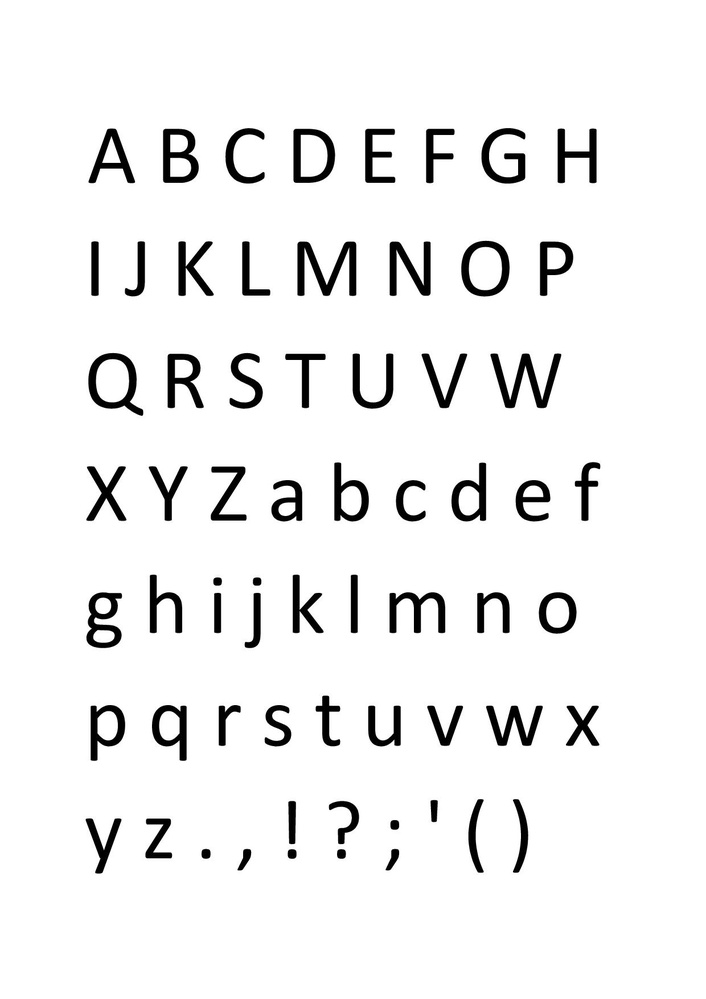
#> input picture resources/ABC_Calibri.jpg, 706 x 999 px, shrunk from 1240 x 1754 before the run
$ python main.py
#> lines starting #> are read from the running program, lines starting #| are printed output that depends on the picture; after the words box and inside, x2 and y2 are one past the last pixel; in counts of white or black regions, pixels touching at a corner belong together
### Walsh.py
from scipy.linalg import hadamard
import numpy as np
import sys
import math
import cv2 as cv


def get_matrix():
    generated_hadamard = generate_hadamard(12)
    walsh = convert_to_Walsh(generated_hadamard)[:512, :512]

    return get_blocks(walsh.astype(np)).reshape(8, 8, 64, 64)
    # return get_blocks(walsh.astype(np.uint8)).reshape(8, 8, 64, 64) ha meg is szeretnénk jeleníteni


def convert_to_Walsh(generated_hadamard):
    rows, cols = generated_hadamard.shape

    walsh = []
    for i in range(rows):
        positive = generated_hadamard[i] > 0
        count = len(np.where(np.bitwise_xor(positive[1:], positive[:-1]))[0])  # megszámolja, hány sign váltás volt
        walsh.append((count, generated_hadamard[i]))
    walsh.sort()
    return np.vstack([x[1] for x in walsh]) * -1


def get_blocks(matrix):
    rows, cols = matrix.shape
    return (matrix.reshape(rows // 64, 64, -1, 64)
            .swapaxes(1, 2)
            .reshape(-1, 64, 64))


def generate_hadamard(n):
    alap = np.array([[1]], dtype=int)

    for i in range(0, n):
        alap = np.vstack((np.hstack((alap, alap)), np.hstack((alap, -alap))))

    return alap


def generate_feature_vector(picture, walsh_matrices):
    temp = np.copy(picture)
    rows = walsh_matrices.shape[0]
    cols = walsh_matrices.shape[1]
    temp[temp == 255] = 1
    feature_vector = []
    for row in range(rows):
        for col in range(cols):
            feature_vector.append(np.multiply(temp, walsh_matrices[row][col]).sum())

    return feature_vector


# [10 lines left out: function get_letter_prediction, not called in this run]


def get_diff(picture, etalon):
    return np.sum(np.abs(np.subtract(picture, etalon[1])))

### Preprocessor.py
import time
import numpy as np


def preprocess(img, do_filter=True):
    print("Preprocessing started")
    start = time.time()

    print("\tConverting to greyscale")
    converted_image = convert_to_greyscale(img)
    end = time.time()
    print("\t\tConverted to greyscale in {:.2f} seconds".format(end - start))
    start = end

    print("\tBinarizing image")
    binarize(converted_image, 140)
    end = time.time()
    print("\t\tBinarized in {:.2f} seconds".format(end - start))
    start = end

    if do_filter:
        print("\tFiltering anomalies")
        filter_anomaly(converted_image)
        end = time.time()
        print('\t\tAnomalies filtered in {:.2f} seconds'.format(end - start))
    return converted_image


def convert_to_greyscale(img):
    cols = len(img)
    rows = len(img[0])
    converted_image = np.empty([cols, rows], dtype=np.uint8)

    for i in range(cols):
        for j in range(rows):
            converted_image[i][j] = int(img[i][j][0] * 0.2126 + img[i][j][1] * 0.7152 + img[i][j][2] * 0.0722)

    return converted_image


def binarize(img, val):
    rows, cols = img.shape

    for i in range(rows):
        for j in range(cols):
            pixel_val = img[i, j]
            img[i, j] = 255 if pixel_val > val else 0


# [12 lines left out: function filter_anomaly, not called in this run]


def neighbors(im, i, j, i_end, j_end):
    n = im[max(i - 1, 0):min(i + 2, i_end), max(j - 1, 0):min(j + 2, j_end)].flatten()
    return n

### Segmenter.py
import time
import cv2 as cv


class SegmentedImage:
    def __init__(self, x_coord, y_coord, width, height, img, rownum=0) -> None:
        self.x_coord = x_coord
        self.y_coord = y_coord
        self.width = width
        self.height = height
        self.img = img
        self.rownum = rownum

    def show(self, name):
        cv.imshow(name, self.img)

    def write(self, name):
        cv.imwrite(name, self.img)

    def resize(self, height=64, width=64):
        self.img = cv.resize(self.img, dsize=(height, width), interpolation=cv.INTER_NEAREST)

    def set_rownum(self, rownum):
        self.rownum = rownum

def extract_letters(img):
    print("\nSegmenting started")
    start = time.time()

    print("\tExtracting rows")
    height, width = img.shape
    rows = segment_horizontally(SegmentedImage(0, 0, width, height, img))
    end = time.time()
    print('\t\t{} rows extracted in {:.2f} seconds'.format(len(rows), end - start))

    cv.imwrite('output/elso_sor.png', rows[0].img)

    for index, row in enumerate(rows):
        row.set_rownum(index)

    print("\tExtracting letters")
    letters = []
    for row in rows:
        letters.extend(segment_vertically(row))
    end = time.time()
    print('\t\t{} letters extracted in {:.2f} seconds'.format(len(letters), end - start))

    print("\tCleaning letters")
    temp = []
    letters_clean = []
    for index, letter in enumerate(letters):
        cleaned = segment_horizontally(letter)
        temp.extend(cleaned)
    for index, letter in enumerate(temp):
        cleaned = segment_vertically(letter)
        letters_clean.extend(cleaned)
    end = time.time()
    print('\t\t{} letters cleaned in {:.2f} seconds'.format(len(letters_clean), end - start))

    return letters_clean


def segment_horizontally(segmented_img):
    rows, cols = segmented_img.img.shape
    returned = []
    # feketevel_kezdodik = all(x == 0 for x in img[0])
    utolso_feher_sor = -1

    for i in range(rows):
        row = segmented_img.img[i, :]
        if all(x == 255 for x in row):                                      # ha fehér a sor
            if utolso_feher_sor + 1 != i and i != 0:                        # ha már volt fekete 2 fehér között
                returned.append(SegmentedImage(segmented_img.x_coord, segmented_img.y_coord + utolso_feher_sor + 1,
                                               segmented_img.width, i - (utolso_feher_sor + 1),
                                               segmented_img.img[utolso_feher_sor + 1:i, :], segmented_img.rownum))
            utolso_feher_sor = i

    if utolso_feher_sor != rows - 1:                                        # ha az utolsó sor fekete
        returned.append(SegmentedImage(segmented_img.x_coord, segmented_img.y_coord + utolso_feher_sor + 1,
                                       segmented_img.width, rows - (utolso_feher_sor + 1),
                                       segmented_img.img[utolso_feher_sor + 1:rows, :], segmented_img.rownum))

    if not returned:                                                        # ha nem történt vágás
        returned.append(segmented_img)

    return returned


def segment_vertically(segmented_img):
    rows, cols = segmented_img.img.shape
    returned = []
    utolso_feher_oszlop = -1

    for i in range(cols):
        col = segmented_img.img[:, i]
        if all(x == 255 for x in col):
            if utolso_feher_oszlop + 1 != i and i != 0:
                returned.append(SegmentedImage(segmented_img.x_coord + utolso_feher_oszlop + 1, segmented_img.y_coord,
                                               i - (utolso_feher_oszlop + 1), segmented_img.height,
                                               segmented_img.img[:, utolso_feher_oszlop + 1:i], segmented_img.rownum))
            utolso_feher_oszlop = i

    if utolso_feher_oszlop != cols - 1:
        returned.append(SegmentedImage(segmented_img.x_coord + utolso_feher_oszlop + 1, segmented_img.y_coord,
                                       cols - (utolso_feher_oszlop + 1), segmented_img.height,
                                       segmented_img.img[:, utolso_feher_oszlop + 1:cols], segmented_img.rownum))

    if not returned:
        returned.append(segmented_img)

    return returned

### main.py
import cv2 as cv
import Preprocessor
import Segmenter
import Util
import Walsh


def generate_etalon_vector(walsh_matrix):
    pdf = cv.imread('resources/ABC_Calibri.jpg')
#> pdf is the input picture: shape (999, 706, 3); min 0, max 255, mean 239.8

    preprocessed_image = Preprocessor.preprocess(pdf, False)
#> in convert_to_greyscale, `cols = len(img)`: cols = 999
#> in convert_to_greyscale, `rows = len(img[0])`: rows = 706
#> after the loop in binarize, `for i in range(rows):`:
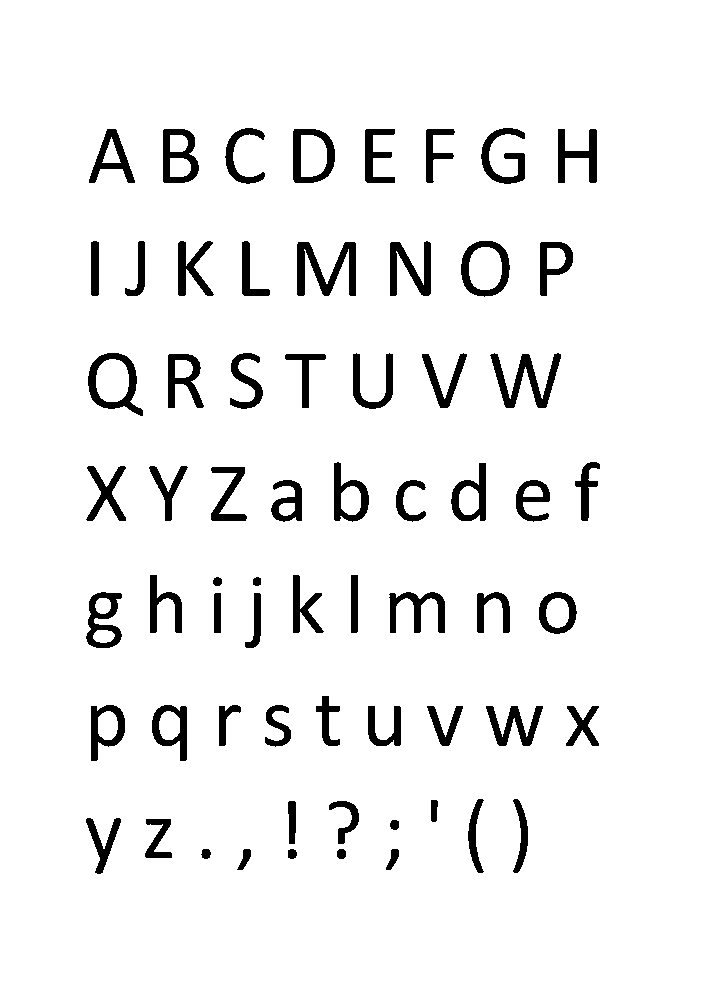
#> img: shape (999, 706); 94% white; 65 black regions, largest, box (x1, y1, x2, y2) and area: (297, 242, 356, 296) 1512, (490, 353, 561, 408) 1426, (88, 353, 143, 416) 1163

    cv.imwrite('output/Preprocessed image_ABC.png', preprocessed_image)

    used_symbols = ['A', 'B', 'C', 'D', 'E', 'F', 'G', 'H', 'I', 'J', 'K', 'L', 'M', 'N', 'O', 'P', 'Q',
                    'R', 'S', 'T', 'U', 'V', 'W', 'X', 'Y', 'Z', 'a', 'b', 'c', 'd', 'e', 'f', 'g', 'h',
                    'skip', 'i', 'skip', 'j', 'k', 'l', 'm', 'n', 'o', 'p', 'q', 'r', 's', 't', 'u', 'v',
                    'w', 'x', 'y', 'z', '.', ',', '!', 'skip', '?', 'skip', 'skip', ';', '\'', '(', ')']

    letters = Segmenter.extract_letters(preprocessed_image)
#> after the loop in segment_horizontally, `for i in range(rows):`: returned = 7 items
#| 		7 rows extracted in 0.63 seconds
#> in extract_letters, `cv.imwrite('output/elso_sor.png', rows[0].img)`:
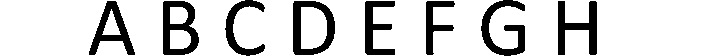
#> saved as elso_sor.png: shape (56, 706); 82% white; 8 black regions, largest, box (x1, y1, x2, y2) and area: (163, 1, 199, 55) 1053, (293, 1, 335, 55) 1041, (481, 0, 525, 56) 995
#> the loop in extract_letters, `for index, row in enumerate(rows):` made 7 passes
#> the loop in extract_letters, `for row in rows:` made 7 passes
#> rows in segment_vertically on passes 1 to 7: 56, 56, 63, 60, 73, 65, 75
#> pass 1, in __init__ (call 12), `self.img = img`:
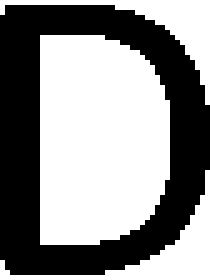
#> self.img: shape (56, 42) (shown 5 times larger); 55.7% white; 1 black region, box (x1, y1, x2, y2) and area: (0, 1, 42, 55) 1041
#> after the loop in extract_letters, `for row in rows:`: letters = 60 items
#| 		60 letters extracted in 1.16 seconds
#> the loop in extract_letters, `for index, letter in enumerate(letters):` made 60 passes
#> (rows in segment_horizontally, cols in segment_horizontally) on passes 1 to 12: (56, 46), (56, 36), (56, 40), (56, 42), (56, 30), (56, 29), (56, 44), (56, 39), (56, 8), (56, 20), (56, 36), (56, 28)
#> pass 1, in __init__ (call 69), `self.img = img`:
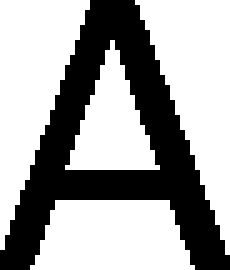
#> self.img: shape (54, 46) (shown 5 times larger); 64% white; 1 black region, box (x1, y1, x2, y2) and area: (0, 0, 46, 54) 893
#> the loop in extract_letters, `for index, letter in enumerate(temp):` made 65 passes
#| 		65 letters cleaned in 1.30 seconds

    etalon_vector = []

    for index, letter in enumerate(letters):
        letter.resize()
        cv.imwrite('output/letters/ABC/{}_{}.png'.format(index, used_symbols[index]), letter.img)
        if used_symbols[index] != 'skip':
            etalon_vector.append((used_symbols[index], Walsh.generate_feature_vector(letter.img, walsh_matrix)))
#> this loop made 65 passes
#> pass 1, in resize, `self.img = cv.resize(self.img, dsize=(height, width), interpolation=cv..`:
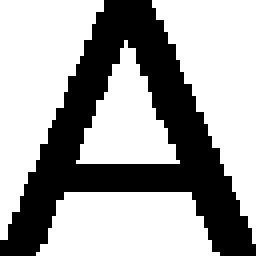
#> self.img: shape (64, 64) (shown 4 times larger); 64.3% white; 1 black region, box (x1, y1, x2, y2) and area: (0, 0, 64, 64) 1463
#> pass 3, in resize (call 3), `self.img = cv.resize(self.img, dsize=(height, width), interpolation=cv..`:
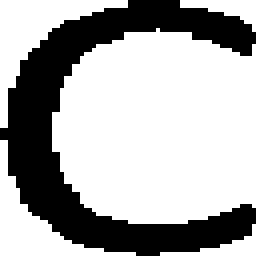
#> self.img: shape (64, 64) (shown 4 times larger); 67.7% white; 1 black region, box (x1, y1, x2, y2) and area: (0, 0, 64, 64) 1325
#> after the loop:
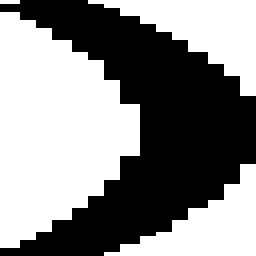
#> letter.img: shape (64, 64) (shown 4 times larger); 54.1% white; 1 black region, box (x1, y1, x2, y2) and area: (0, 0, 64, 64) 1882

    # print(Walsh.generate_feature_vector(letters[0].img, Walsh_matrix))
    return etalon_vector


# [73 lines left out: functions get_predicted_letters, add_whitespaces, correct_letters, not called in this run]


if __name__ == '__main__':
    pdf = cv.imread('resources/Calibri_test.jpg')
    # Util.test_binarization_options(pdf)
    Walsh_matrix = Walsh.get_matrix()
    etalon_vector = generate_etalon_vector(Walsh_matrix)

    preprocessed_image = Preprocessor.preprocess(pdf)
#> (the run stopped early here; a loop or call above may not have finished)

$ run again, with resources/Kep_Calibri_11.jpg copied over resources/ABC_Calibri.jpg
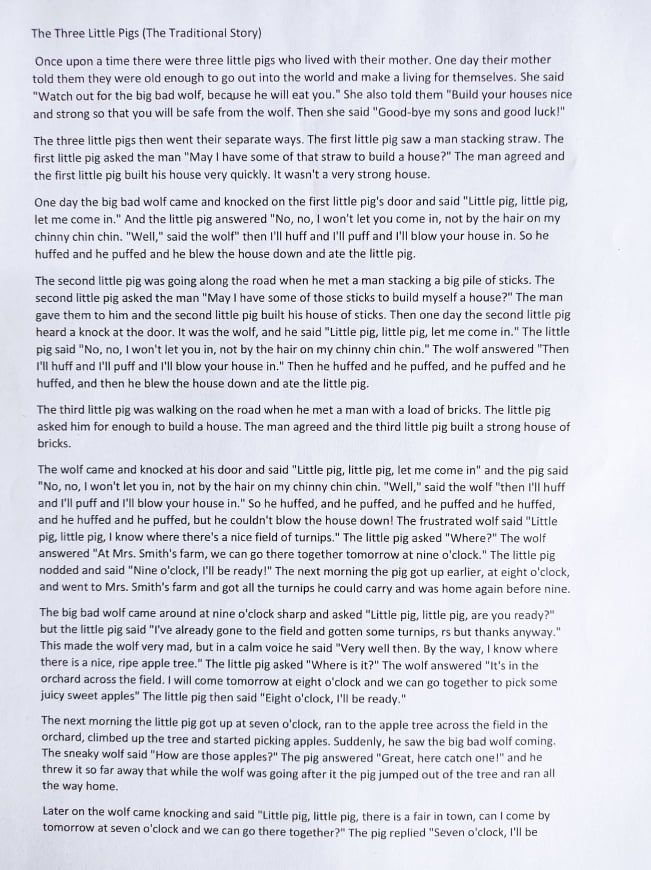
#> input picture resources/Kep_Calibri_11.jpg, 651 x 870 px
#> in generate_etalon_vector, pdf is the input picture: shape (870, 651, 3); mean B, G, R 227.3, 218.1, 216.5
#> in convert_to_greyscale, `cols = len(img)`: cols = 870
#> in convert_to_greyscale, `rows = len(img[0])`: rows = 651
#> after the loop in binarize, `for i in range(rows):`:
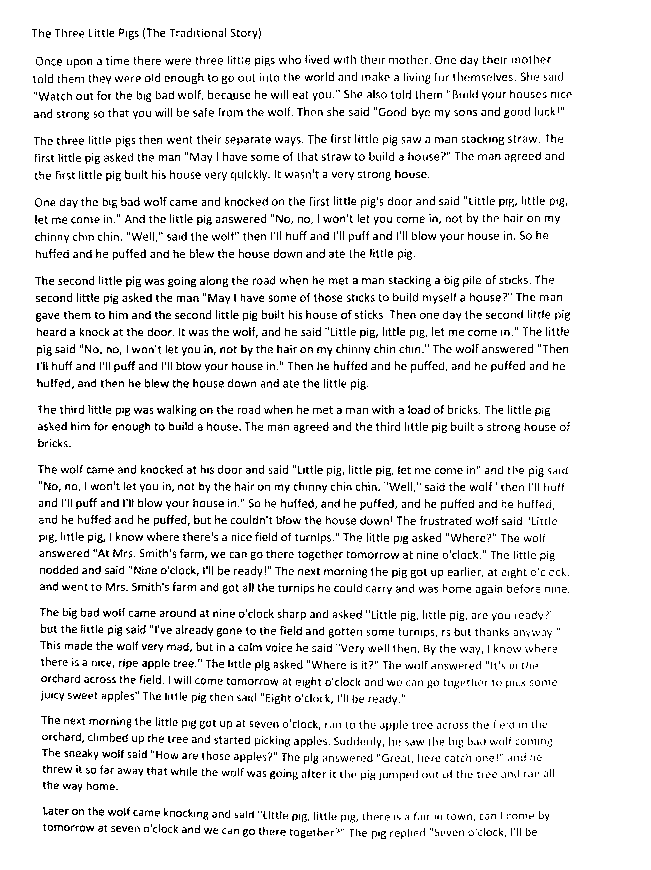
#> img: shape (870, 651); 91.8% white; black in thin lines or dots, all inside (x1, y1, x2, y2) = (32, 28, 572, 839)
#> after the loop in segment_horizontally, `for i in range(rows):`: returned = 41 items
#| 		41 rows extracted in 0.39 seconds
#> the loop in extract_letters, `for index, row in enumerate(rows):` made 41 passes
#> the loop in extract_letters, `for row in rows:` made 41 passes
#> (rows in segment_vertically, cols in segment_vertically) on passes 1 to 2: (12, 651), (13, 651)
#| 		3273 letters extracted in 1.28 seconds
#| 		3613 letters cleaned in 2.60 seconds
#> the loop in generate_etalon_vector, `for index, letter in enumerate(letters):` made 66 passes
#> after the loop in generate_etalon_vector, `for index, letter in enumerate(letters):`:
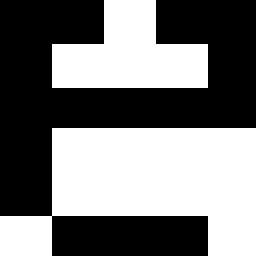
#> letter.img: shape (64, 64) (shown 4 times larger); 47.5% white; 2 white regions, box (x1, y1, x2, y2) and area: (0, 32, 64, 64) 1372, (13, 0, 52, 22) 572
